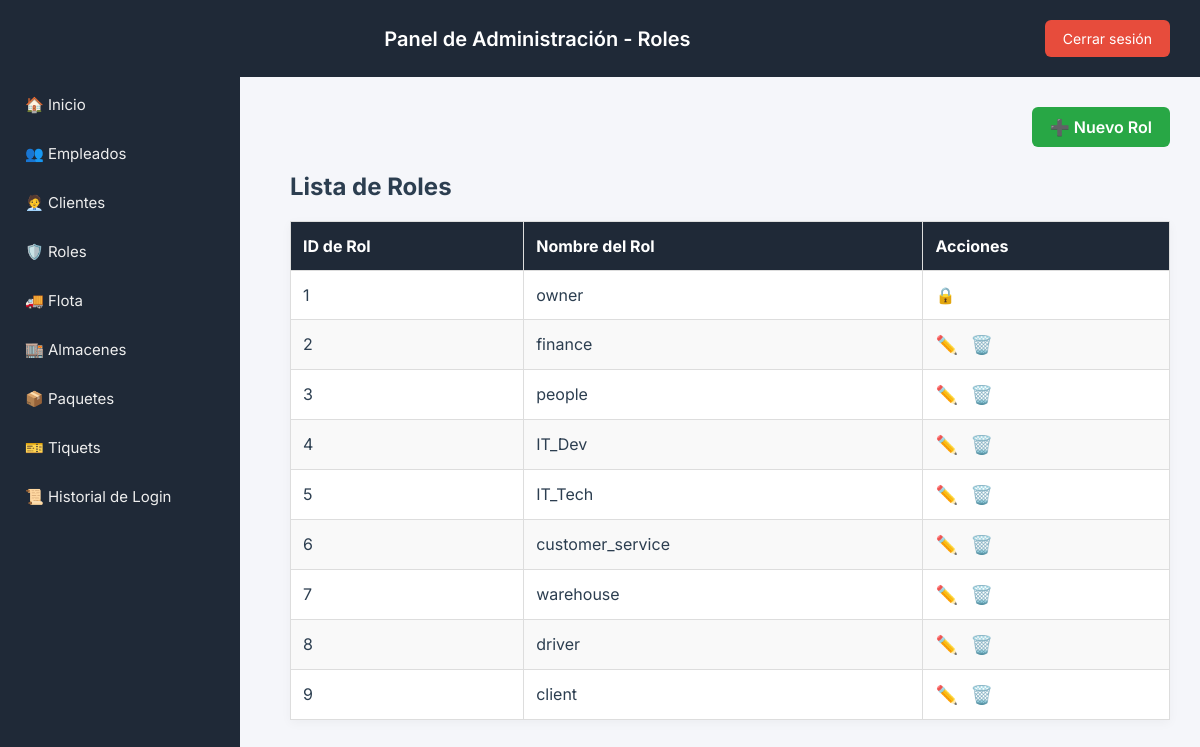
Screenshot of /area-clientes/owner/roles.php (signed in) with the database file from the repository.
### tables this page shows
CREATE TABLE `rol` (
  `rolID` int NOT NULL AUTO_INCREMENT,
  `role_name` enum('owner','finance','people','IT_Dev','IT_Tech','customer_service','warehouse','driver','client') NOT NULL,
  `can_view_any_ticket` tinyint(1) NOT NULL DEFAULT '0',
  `can_view_own_ticket` tinyint(1) NOT NULL DEFAULT '0',
  `can_create_ticket` tinyint(1) NOT NULL DEFAULT '0',
  `can_update_ticket` tinyint(1) NOT NULL DEFAULT '0',
  `can_delete_ticket` tinyint(1) NOT NULL DEFAULT '0',
  `can_add_message` tinyint(1) NOT NULL DEFAULT '0',
  PRIMARY KEY (`rolID`)
);

### area-clientes/owner/roles.php (the view, shortened to what this page needs)
<?php
require_once __DIR__ . '/../db.php';
$stmt = $pdo->query("SELECT rolID, role_name FROM rol ORDER BY rolID ASC");
$roles = $stmt->fetchAll();
?>
<!DOCTYPE html>
<html lang="es">
<head>
</head>
<body>
<header>
  <h1>Panel de Administración - Roles</h1>
  <a href="../logout.php" class="logout">Cerrar sesión</a>
</header>
<div class="sidebar">
  <a href="dashboard.php">🏠 Inicio</a>
  <a href="employees.php">👥 Empleados</a>
  <a href="clients.php">🧑‍💼 Clientes</a>
  <a href="roles.php">🛡️ Roles</a>
  <a href="fleet.php">🚚 Flota</a>
  <a href="warehouses.php">🏬 Almacenes</a>
  <a href="packages.php">📦 Paquetes</a>
  <a href="tickets.php">🎫 Tiquets</a>
  <a href="login_history.php">📜 Historial de Login</a>
</div>
<div class="container">
  <div class="tools">
    <a href="role_add.php">➕ Nuevo Rol</a>
  </div>
  <h2>Lista de Roles</h2>
  <table>
    <thead>
      <tr>
        <th>ID de Rol</th>
        <th>Nombre del Rol</th>
        <th>Acciones</th>
      </tr>
    </thead>
    <tbody>
      <?php foreach ($roles as $role): ?>
        <tr>
          <td><?= $role['rolID'] ?></td>
          <td><?= htmlspecialchars($role['role_name']) ?></td>
          <td class="acciones">
            <?php if (strtolower($role['role_name']) !== 'owner'): ?>
              <a href="role_edit.php?id=<?= $role['rolID'] ?>">✏️</a>
              <a href="role_delete.php?id=<?= $role['rolID'] ?>" onclick="return confirm('¿Eliminar este rol?');">🗑️</a>
            <?php else: ?>
              🔒
            <?php endif; ?>
          </td>
        </tr>
      <?php endforeach; ?>
    </tbody>
  </table>
</div>
</body>
</html>

### area-clientes/owner/roles.php (style rules this page uses)
body { font-family: 'Inter', sans-serif; background: #f5f6fa; margin: 0; color: #2c3e50; }
header { background: #1f2937; color: white; padding: 20px 30px; display: flex; justify-content: space-between; align-items: center; }
header h1 { font-size: 20px; font-weight: 600; margin: 0; text-align: center; flex: 1; }
.logout { background-color: #e74c3c; color: white; padding: 10px 18px; border: none; border-radius: 6px; text-decoration: none; font-size: 14px; transition: background 0.3s; }
.sidebar { width: 240px; height: 100vh; background: #1f2937; color: white; position: fixed; top: 0; left: 0; padding-top: 80px; }
.sidebar a { display: block; color: #eee; padding: 15px 25px; text-decoration: none; transition: background 0.2s; font-size: 15px; }
.container { margin-left: 260px; padding: 30px; }
.tools { margin-bottom: 25px; display: flex; justify-content: flex-end; }
.tools a { padding: 10px 18px; background: #28a745; color: white; border-radius: 6px; text-decoration: none; font-weight: 600; }
table { width: 100%; border-collapse: collapse; background: white; box-shadow: 0 3px 10px rgba(0,0,0,0.04); }
th, td { padding: 14px 12px; border: 1px solid #ddd; text-align: left; }
th { background: #1f2937; color: white; }
tr:nth-child(even) { background: #f9f9f9; }
.acciones a { margin-right: 8px; text-decoration: none; font-size: 18px; }

### rows the page displays
rol: rolID "1", role_name "owner"
rol: rolID "2", role_name "finance"
rol: rolID "3", role_name "people"
rol: rolID "4", role_name "IT_Dev"
rol: rolID "5", role_name "IT_Tech"
rol: rolID "6", role_name "customer_service"
rol: rolID "7", role_name "warehouse"
rol: rolID "8", role_name "driver"
rol: rolID "9", role_name "client"
